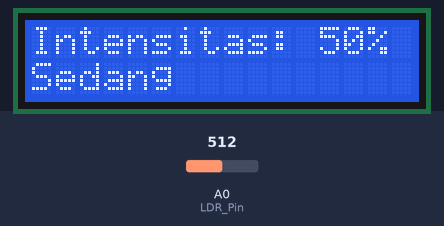
A sketch run on a simulated Arduino Uno, built with avr-gcc and run on an emulated ATmega328P. On the bench: 16×2 character LCD. Inputs (shaded band) come from the test bench; at power-on: A0 (LDR_Pin) = 512.

Above: at 1.2 s.
1.3 s: A0 (LDR_Pin) set to 716
At 2.4 s:
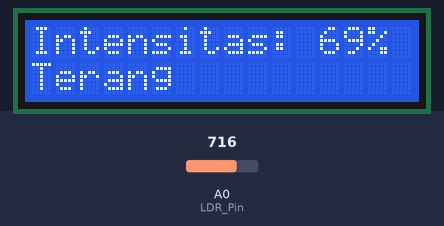
3.1 s: A0 (LDR_Pin) set to 900
At 4.4 s:
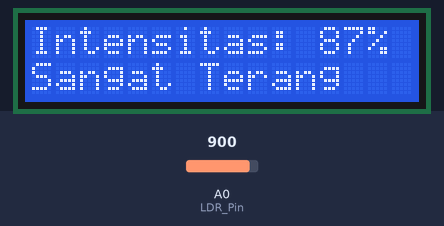
4.7 s: A0 (LDR_Pin) set to 306
At 5.7 s:
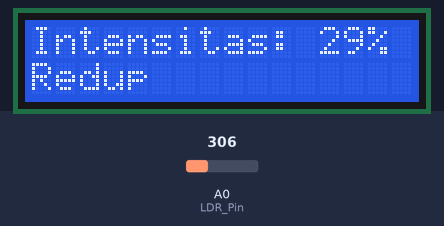
6.3 s: A0 (LDR_Pin) set to 70
At 7.5 s:
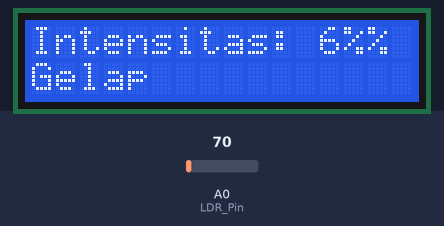
Timing chart, 0 to 8.9 s (numbered marks = the images above; inputs shaded):
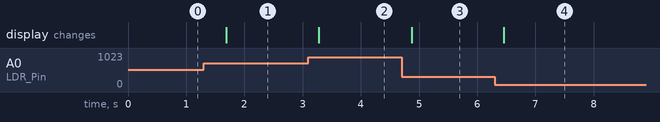

The sketch:

LDR_Cahaya_LCD.ino
```cpp
#include <Wire.h>
#include <LiquidCrystal_I2C.h>

const int LDR_Pin = A0;
LiquidCrystal_I2C lcd(0x27, 16, 2);

String getLightCategory(int intensity) {
  if (intensity <= 10) {
    return "Gelap";
  } else if (intensity <= 30) {
    return "Redup";
  } else if (intensity <= 50) {
    return "Sedang";
  } else if (intensity <= 80) {
    return "Terang";
  } else {
    return "Sangat Terang";
  }
}

void setup() {
  lcd.begin(16, 2);
  lcd.setBacklight(1);
  lcd.print("Cahaya: ");
}

void loop() {
  int LDR_Value = analogRead(LDR_Pin);
  int intensity = map(LDR_Value, 0, 1023, 0, 100);

  String lightCategory = getLightCategory(intensity);

  lcd.setCursor(0, 1);
  lcd.print(lightCategory);
  lcd.print("        ");

  lcd.setCursor(0, 0);
  lcd.print("Intensitas: ");
  lcd.print(intensity);
  lcd.print("%");

  delay(500);
}
```

Measured:
- after the input at 1.3 s, the display: changes after 0.39 s (image 1)
- after the input at 3.1 s, the display: changes after 0.18 s (image 2)
- after the input at 4.7 s, the display: changes after 0.18 s (image 3)
- after the input at 6.3 s, the display: changes after 0.16 s (image 4)
